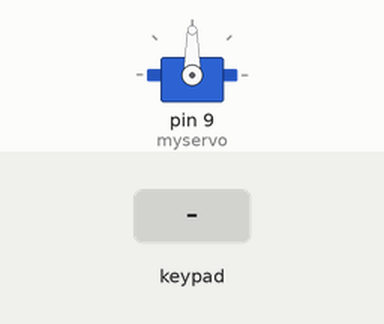
Bench run of a sketch on a simulated Arduino Leonardo, built with avr-gcc and run on an emulated ATmega32U4. Parts: servo. The inputs (shaded band) are chosen by the test bench. What the sketch prints to the serial monitor is not drawn.

Above: at 1.2 s.
1.3 s: keypad keys 1 2 4 pressed 0.4 s apart
At 3.4 s:
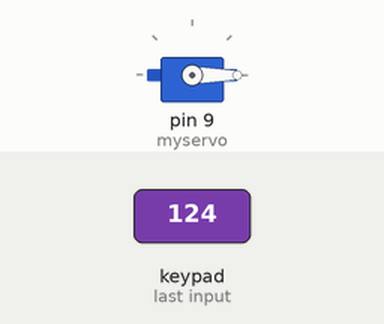
Timing chart, 0 to 4.9 s (numbered marks = the images above; inputs shaded):
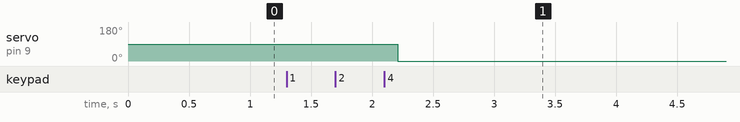

The sketch:

Lockbox.ino
```cpp
#include <Wire.h>
#include "Adafruit_MPR121.h"
#include <Servo.h>

// You can have up to 4 on one i2c bus but one is enough for testing!
Adafruit_MPR121 cap = Adafruit_MPR121();

// Keeps track of the last pins touched
// so we know when buttons are 'released'
uint16_t touch = 0;
uint16_t count = 0;

uint8_t code[3] = {1, 2, 4};
uint8_t test[3];

Servo myservo;

void setup() {
//  while (!Serial);        // needed to keep leonardo/micro from starting too fast!
  myservo.attach(9);
  Serial.begin(9600);
  Serial.println("Adafruit MPR121 Capacitive Touch sensor test");

  // Default address is 0x5A, if tied to 3.3V its 0x5B
  // If tied to SDA its 0x5C and if SCL then 0x5D
  if (!cap.begin(0x5A)) {
    Serial.println("MPR121 not found, check wiring?");
    while (1);
  }
  Serial.println("MPR121 found!");
}

void loop() {
  touch = cap.touched();
  if (touch != 0) {
    Serial.print(touch);
    test[count++] = touch;
    if (count == 3) {
      count = 0;
      if (memcmp(test, code, sizeof(test)) == 0) {
        Serial.println("yes");
        myservo.write(90);
      }
      else {
        Serial.println("no");
         myservo.write(0);
      }
    }

  }

  // Serial.println(touch);
  delay(200);


}
```

Measured:
- after the input at 1.3 s, servo on pin 9 (myservo): 90° → 0° after 0.91 s
